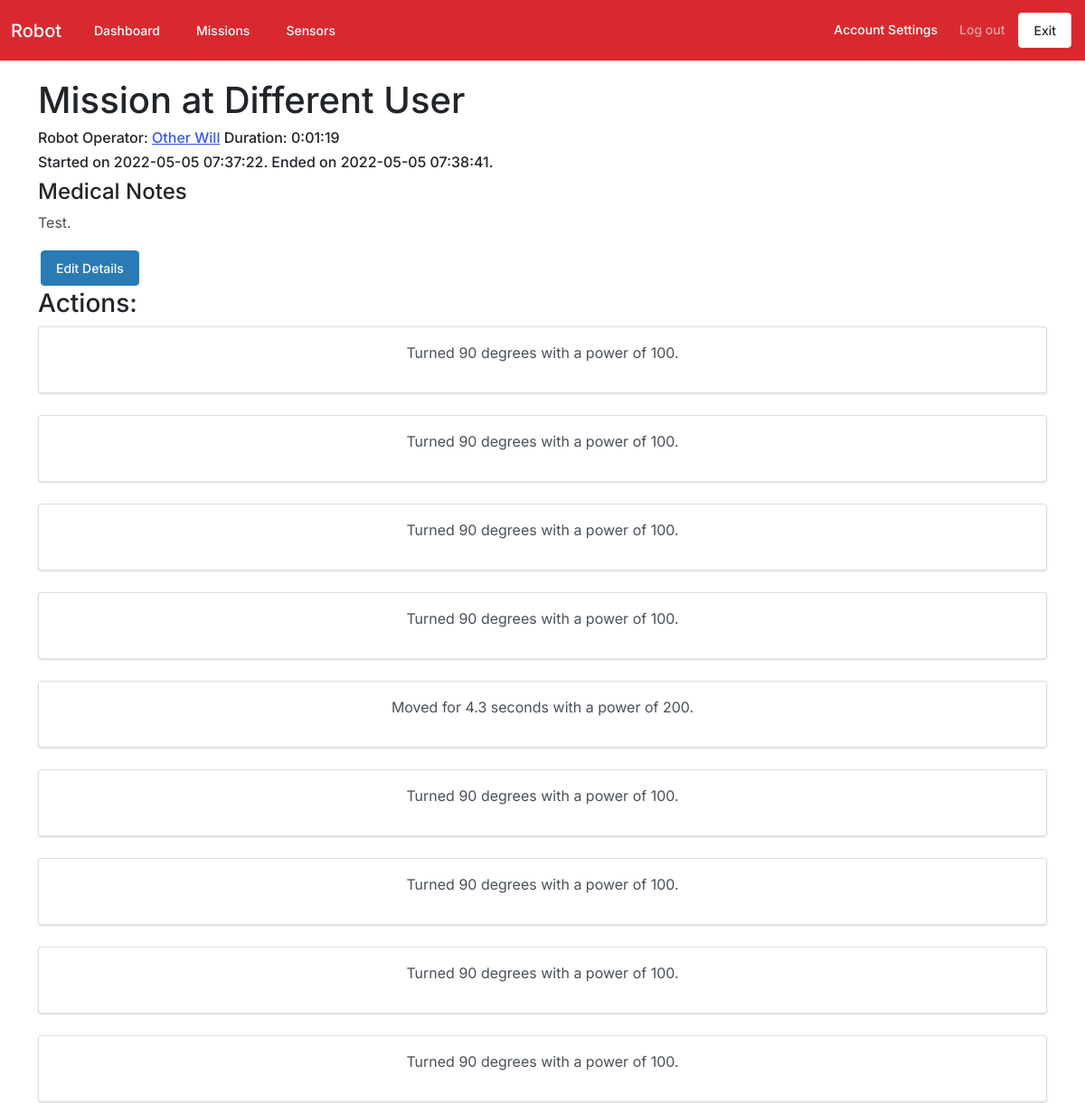
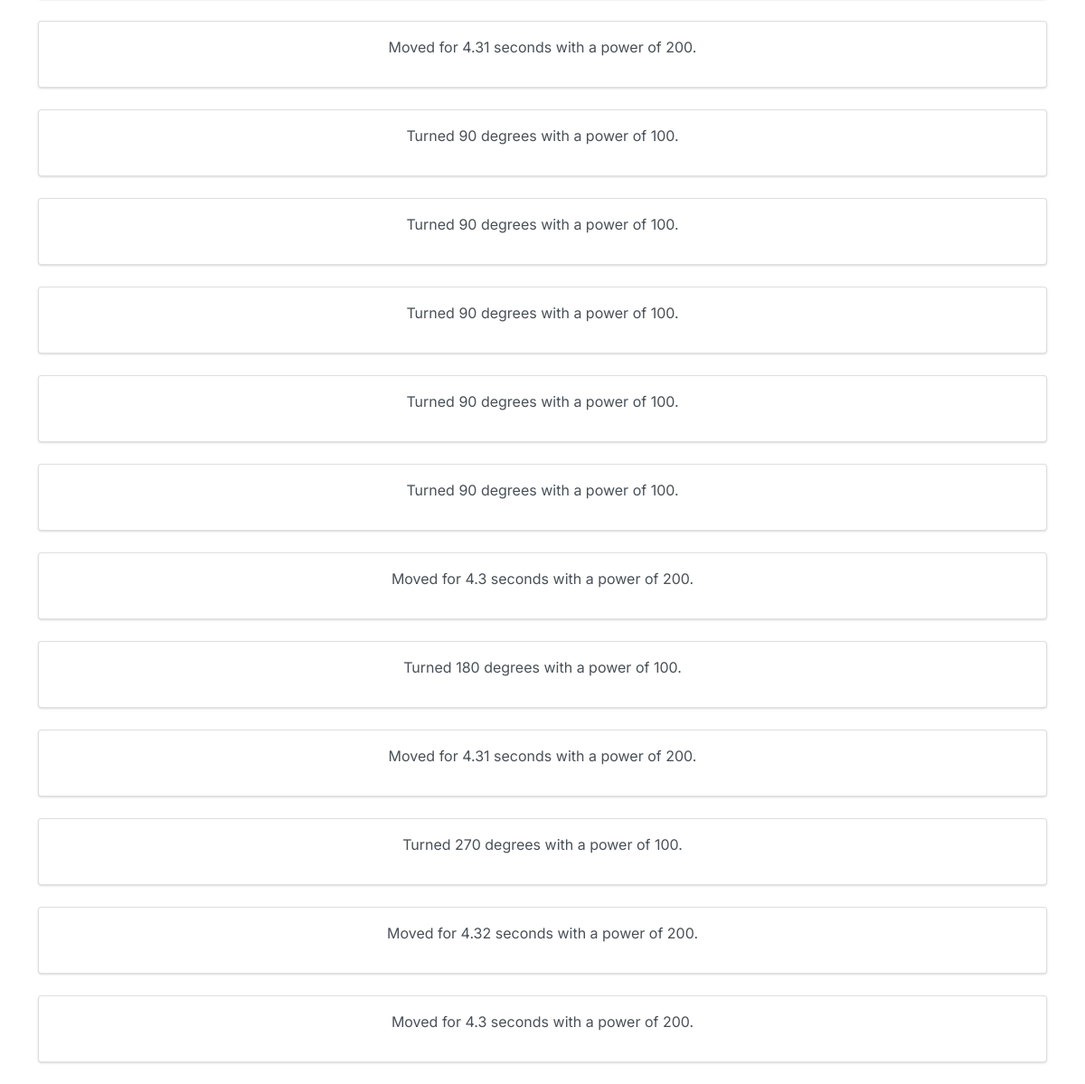
Page /mission/26 (signed in) on the committed database (2 pictures, top to bottom).
### tables this page shows
CREATE TABLE "missions" (
	"missionID"	INTEGER NOT NULL UNIQUE,
	"userID"	INTEGER,
	"startTime"	INTEGER,
	"endTime"	INTEGER,
	"notes"	TEXT,
	"location"	TEXT,
	PRIMARY KEY("missionID" AUTOINCREMENT)
);

CREATE TABLE "users" (
	"userid"	INTEGER,
	"name"	TEXT,
	"email"	TEXT,
	"password"	TEXT,
	"permission"	TEXT,
	"OTPcode"	TEXT,
	PRIMARY KEY("userid" AUTOINCREMENT)
);

CREATE TABLE "actions" (
	"actionid"	INTEGER NOT NULL UNIQUE,
	"actiontype"	TEXT,
	"actionpower"	INTEGER,
	"actiondegrees"	INTEGER,
	"actionduration"	INTEGER,
	"missionid"	INTEGER,
	"timestamp"	INTEGER,
	PRIMARY KEY("actionid" AUTOINCREMENT)
);

### flask_app.py (the view, shortened to what this page needs)
@app.route("/mission/<id>", methods=["GET","POST"]) # This is the view for an individual mission.
def mission(id):
    data = GLOBALS.DATABASE.ViewQuery("SELECT * FROM (missions LEFT JOIN users ON users.userid = missions.userid) LEFT JOIN actions ON actions.missionid = missions.missionID WHERE missions.missionID = ?",(id,))
    return render_template("missionview.html", data=data, datetime=datetime, int=int, str=str, round=round)

### flask_app.py (called while the page is built)
@app.before_request
def check_login():
    exempt_page = request.path in EXEMPT_PATHS or request.path.startswith("/static") # Check if it is one of the pages that is allowed (login and 2fa especially, to avoid a loop) or if it is a static file.
    logged_in = 'userid' in session
    if not (logged_in or exempt_page): # To access a page, the user must either be logged in or be accessing a resource that does not require authentication.
        return redirect("/") # Redirect to the login if the user has not logged in.

### interfaces/databaseinterface.py (called while the page is built)
    def connect(self):
        connection = sqlite3.connect(self.location)
        connection.row_factory = sqlite3.Row #configures database queries to return a list of dictionaries (each row/record) [{"field1":value1,"field2":value2...},{etc},{} ]
        return connection

    def ViewQuery(self, query, params=None):
        connection = self.connect()
        result = None
        try:
            if params:
                cursor = connection.execute(query, params)
            else:
                cursor = connection.execute(query)
            result = cursor.fetchall() #returns a list of dictionaries
        except (sqlite3.OperationalError, sqlite3.Warning, sqlite3.Error) as e:
            self.logger.error("DATABASE ERROR: %s" % e)
            self.logger.error(query)
        connection.close()
        if result:
            return ([dict(row) for row in result]) #a list of dictionaries
        else:
            return False

### templates/missionview.html (shortened to what this page needs)
{% extends "layout.html" %}
{% block content %}
{% if data %}
    <h1>Mission at {{data[0]["location"] or "Unknown Location"}}</h1>
    <h6>Robot Operator: <a href='mailto:{{data[0]["email"]}}'>{{data[0]["name"]}}</a> Duration: {{str(datetime.timedelta(seconds=int(data[0]["endTime"] or 1646886023)-int(data[0]["startTime"] or 1646886023)))}}</h6>
    <h6>Started on {{datetime.datetime.fromtimestamp(data[0]["startTime"] or 0)}}. Ended on {{datetime.datetime.fromtimestamp(data[0]["endTime"] or 0)}}.</h6>
    <h4>Medical Notes</h4>
    <p>{{data[0]["notes"] or "No notes have been left for this mission."}}</p>
    <button type="button" class="btn btn-info" data-bs-toggle="modal" data-bs-target="#editmodal">Edit Details</button>
    <h3>Actions:</h3>
    {% if data[0]["actionid"] %}
        {% for action in data %}
            <div class="card text-center" style="width: 100%;">
                <div class="card-body">
                    {% if action["actiontype"] == "move" %}
                        {% if action["actiondegrees"] == 0 %}
                            <p>Moved for {{round(action["actionduration"],2)}} seconds with a power of {{action["actionpower"]}}. </p>
                        {% else %}
                            <p>Turned {{action["actiondegrees"]}} degrees with a power of {{action["actionpower"]}}. </p>
                        {% endif %}
                    {% elif action["actiontype"] == "victim" %}
                        <p>Detected a victim, and deployed a rescue package at coordinates ({{action["actionpower"]}},{{action["actiondegrees"]}})</p>
                    {% elif action["actiontype"] == "returnCommand" %}
                        <p>Robot was instructed to return to the start. </p>
                    {% else %}
                        <p>{{data["actiontype"]}}</p>
                    {% endif %}
                </div>
            </div>
            <br>
        {% endfor %}
    {% else %}
        <p>No actions have been performed in this mission.</p>
    {% endif %}
{% else %}
    <h1>There is no mission.</h1>
{% endif %}
{% endblock %}

### static/css/custom.css (style rules this page uses)
.btn { margin:3px; }
.btn { max-width:150px; }

### templates/layout.html (style rules this page uses)
html, body { height:100vh; }

### rows in the picture
missions: location "Different User", endTime+startTime "0:01:19", datetime.fromtimestamp "2022-05-05 07:37:22", datetime.fromtimestamp "2022-05-05 07:38:41", notes "Test."
users: name "Other Will"
actions: actiondegrees "90", actionpower "100"
actions: actiondegrees "90", actionpower "100"
actions: actiondegrees "90", actionpower "100"
actions: actiondegrees "90", actionpower "100"
actions: actionduration "4.3", actionpower "200"
actions: actiondegrees "90", actionpower "100"
actions: actiondegrees "90", actionpower "100"
actions: actiondegrees "90", actionpower "100"
actions: actiondegrees "90", actionpower "100"
actions: actionduration "4.31", actionpower "200"
actions: actiondegrees "90", actionpower "100"
actions: actiondegrees "90", actionpower "100"
actions: actiondegrees "90", actionpower "100"
actions: actiondegrees "90", actionpower "100"
actions: actiondegrees "90", actionpower "100"
actions: actionduration "4.3", actionpower "200"
actions: actiondegrees "180", actionpower "100"
actions: actionduration "4.31", actionpower "200"
actions: actiondegrees "270", actionpower "100"
actions: actionduration "4.32", actionpower "200"
actions: actionduration "4.3", actionpower "200"
